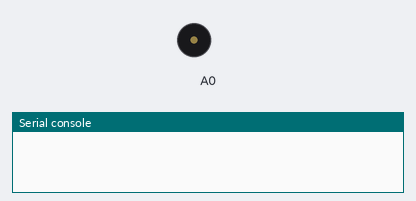
Bench run of a program on a simulated CircuitPython board. Shown: buzzer (waves = sounding), the last lines printed to the serial console. Random numbers come from a fixed seed. At 5.4 s the program ends and the board releases its pins; the recording ends there.

Above: at 0.2 s.
At 2.2 s:
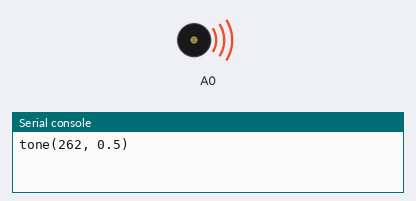
Timing chart, 0 to 5.4 s (numbered marks = the images above):
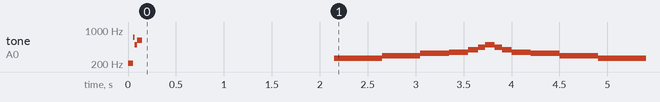

The program:

music_example.py
```python
import time
from tone import tone

'''
Can you adapt your favorite tune to code?
Add notes / frequencies from https://pages.mtu.edu/~suits/notefreqs.html

If you don't want to hear startup beeps, modify lib/tone.py
'''


# note / frequency
C4 = 262
D4 = 294
E4 = 330
F4 = 349
G4 = 392
A4 = 440
B4 = 494

# This is a list of tuples, i.e. (note, duration)
tune = [(C4, 0.5), (D4, 0.4), (E4, 0.3), (F4, 0.2), (G4, 0.1),
        (A4, 0.075), (B4, 0.05)]

time.sleep(2)  # wait for startup beeps to end

for note in tune:
    frequency, duration = note  # unpack the tuple
    print("tone(%s, %s)" % (frequency, duration))
    tone(frequency, duration)

for note in tune[::-1]:  # list[::-1] reverses the order
    frequency, duration = note  # unpack the tuple
    print("tone(%s, %s)" % (frequency, duration))
    tone(frequency, duration)
```

tone.py
```python
import board
import simpleio
import random

PIEZO_PIN = board.A0


def tone(frequency, duration):
    ''' Plays a single note of frequency (hz)
        and duration (seconds). '''
    simpleio.tone(PIEZO_PIN, frequency, duration=duration)


# play random notes on startup
for x in range(5):
    frequency = random.random()*800+100
    duration = random.random()/16
    tone(frequency, duration)
    if False: print("tone(%s, %s)" % (frequency, duration))
```

Measured:
- by itself, tone on A0: plays 207 Hz for 0.05 s, 711 Hz for 0.02 s, 496 Hz for 0.03 s, 621 Hz for 0.05 s, 262 Hz for 0.50 s, 294 Hz for 0.40 s … (17 notes in this stretch)
